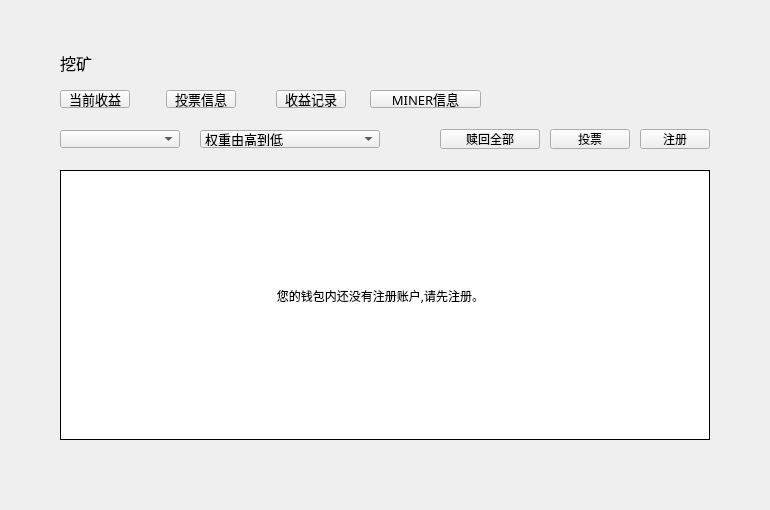
<?xml version="1.0" encoding="UTF-8"?>
<ui version="4.0">
 <class>MinerPage</class>
 <widget class="QWidget" name="MinerPage">
  <property name="geometry">
   <rect>
    <x>0</x>
    <y>0</y>
    <width>770</width>
    <height>510</height>
   </rect>
  </property>
  <property name="font">
   <font>
    <family>微软雅黑</family>
   </font>
  </property>
  <property name="windowTitle">
   <string>Form</string>
  </property>
  <widget class="QToolButton" name="registerBtn">
   <property name="geometry">
    <rect>
     <x>640</x>
     <y>129</y>
     <width>70</width>
     <height>20</height>
    </rect>
   </property>
   <property name="font">
    <font>
     <family>微软雅黑</family>
     <weight>50</weight>
     <italic>false</italic>
     <bold>false</bold>
    </font>
   </property>
   <property name="cursor">
    <cursorShape>PointingHandCursor</cursorShape>
   </property>
   <property name="focusPolicy">
    <enum>Qt::NoFocus</enum>
   </property>
   <property name="styleSheet">
    <string notr="true"/>
   </property>
   <property name="text">
    <string>注册</string>
   </property>
  </widget>
  <widget class="QComboBox" name="accountComboBox">
   <property name="geometry">
    <rect>
     <x>60</x>
     <y>130</y>
     <width>120</width>
     <height>18</height>
    </rect>
   </property>
   <property name="font">
    <font>
     <family>微软雅黑</family>
     <pointsize>10</pointsize>
     <weight>50</weight>
     <bold>false</bold>
    </font>
   </property>
   <property name="focusPolicy">
    <enum>Qt::NoFocus</enum>
   </property>
   <property name="styleSheet">
    <string notr="true"/>
   </property>
  </widget>
  <widget class="QToolButton" name="lockToMinerBtn">
   <property name="geometry">
    <rect>
     <x>550</x>
     <y>129</y>
     <width>80</width>
     <height>20</height>
    </rect>
   </property>
   <property name="font">
    <font>
     <family>微软雅黑</family>
     <weight>50</weight>
     <italic>false</italic>
     <bold>false</bold>
    </font>
   </property>
   <property name="cursor">
    <cursorShape>PointingHandCursor</cursorShape>
   </property>
   <property name="focusPolicy">
    <enum>Qt::NoFocus</enum>
   </property>
   <property name="styleSheet">
    <string notr="true"/>
   </property>
   <property name="text">
    <string>投票</string>
   </property>
  </widget>
  <widget class="QStackedWidget" name="stackedWidget">
   <property name="geometry">
    <rect>
     <x>0</x>
     <y>170</y>
     <width>770</width>
     <height>340</height>
    </rect>
   </property>
   <property name="currentIndex">
    <number>2</number>
   </property>
   <widget class="QWidget" name="incomePage">
    <widget class="QTableWidget" name="incomeTableWidget">
     <property name="geometry">
      <rect>
       <x>60</x>
       <y>0</y>
       <width>650</width>
       <height>270</height>
      </rect>
     </property>
     <property name="cursor" stdset="0">
      <cursorShape>PointingHandCursor</cursorShape>
     </property>
     <property name="layoutDirection">
      <enum>Qt::LeftToRight</enum>
     </property>
     <property name="styleSheet">
      <string notr="true"/>
     </property>
     <property name="frameShape">
      <enum>QFrame::Box</enum>
     </property>
     <property name="frameShadow">
      <enum>QFrame::Plain</enum>
     </property>
     <property name="verticalScrollBarPolicy">
      <enum>Qt::ScrollBarAsNeeded</enum>
     </property>
     <property name="horizontalScrollBarPolicy">
      <enum>Qt::ScrollBarAlwaysOff</enum>
     </property>
     <property name="autoScroll">
      <bool>true</bool>
     </property>
     <property name="editTriggers">
      <set>QAbstractItemView::NoEditTriggers</set>
     </property>
     <property name="selectionMode">
      <enum>QAbstractItemView::NoSelection</enum>
     </property>
     <property name="iconSize">
      <size>
       <width>19</width>
       <height>12</height>
      </size>
     </property>
     <property name="showGrid">
      <bool>true</bool>
     </property>
     <property name="gridStyle">
      <enum>Qt::SolidLine</enum>
     </property>
     <attribute name="horizontalHeaderVisible">
      <bool>false</bool>
     </attribute>
     <attribute name="horizontalHeaderCascadingSectionResizes">
      <bool>false</bool>
     </attribute>
     <attribute name="horizontalHeaderHighlightSections">
      <bool>false</bool>
     </attribute>
     <attribute name="verticalHeaderVisible">
      <bool>false</bool>
     </attribute>
     <attribute name="verticalHeaderHighlightSections">
      <bool>false</bool>
     </attribute>
     <column>
      <property name="text">
       <string>来自MINER</string>
      </property>
      <property name="font">
       <font>
        <family>微软雅黑</family>
       </font>
      </property>
      <property name="textAlignment">
       <set>AlignCenter</set>
      </property>
     </column>
     <column>
      <property name="text">
       <string>数量</string>
      </property>
      <property name="textAlignment">
       <set>AlignCenter</set>
      </property>
     </column>
     <column>
      <property name="text">
       <string>操作</string>
      </property>
      <property name="textAlignment">
       <set>AlignCenter</set>
      </property>
     </column>
    </widget>
    <widget class="QStackedWidget" name="stackedWidget_income">
     <property name="geometry">
      <rect>
       <x>0</x>
       <y>300</y>
       <width>770</width>
       <height>40</height>
      </rect>
     </property>
    </widget>
   </widget>
   <widget class="QWidget" name="foreclosePage">
    <widget class="QTableWidget" name="lockBalancesTableWidget">
     <property name="geometry">
      <rect>
       <x>60</x>
       <y>0</y>
       <width>650</width>
       <height>270</height>
      </rect>
     </property>
     <property name="cursor" stdset="0">
      <cursorShape>PointingHandCursor</cursorShape>
     </property>
     <property name="layoutDirection">
      <enum>Qt::LeftToRight</enum>
     </property>
     <property name="styleSheet">
      <string notr="true"/>
     </property>
     <property name="frameShape">
      <enum>QFrame::Box</enum>
     </property>
     <property name="frameShadow">
      <enum>QFrame::Plain</enum>
     </property>
     <property name="verticalScrollBarPolicy">
      <enum>Qt::ScrollBarAsNeeded</enum>
     </property>
     <property name="horizontalScrollBarPolicy">
      <enum>Qt::ScrollBarAlwaysOff</enum>
     </property>
     <property name="autoScroll">
      <bool>true</bool>
     </property>
     <property name="editTriggers">
      <set>QAbstractItemView::NoEditTriggers</set>
     </property>
     <property name="selectionMode">
      <enum>QAbstractItemView::NoSelection</enum>
     </property>
     <property name="iconSize">
      <size>
       <width>19</width>
       <height>12</height>
      </size>
     </property>
     <property name="showGrid">
      <bool>true</bool>
     </property>
     <property name="gridStyle">
      <enum>Qt::SolidLine</enum>
     </property>
     <attribute name="horizontalHeaderVisible">
      <bool>false</bool>
     </attribute>
     <attribute name="horizontalHeaderCascadingSectionResizes">
      <bool>false</bool>
     </attribute>
     <attribute name="horizontalHeaderHighlightSections">
      <bool>false</bool>
     </attribute>
     <attribute name="verticalHeaderVisible">
      <bool>false</bool>
     </attribute>
     <attribute name="verticalHeaderHighlightSections">
      <bool>false</bool>
     </attribute>
     <column>
      <property name="text">
       <string>投票MINER账户</string>
      </property>
      <property name="font">
       <font>
        <family>微软雅黑</family>
       </font>
      </property>
      <property name="textAlignment">
       <set>AlignCenter</set>
      </property>
     </column>
     <column>
      <property name="text">
       <string>投票币种</string>
      </property>
      <property name="font">
       <font>
        <family>微软雅黑</family>
       </font>
      </property>
      <property name="textAlignment">
       <set>AlignCenter</set>
      </property>
     </column>
     <column>
      <property name="text">
       <string>投票数量</string>
      </property>
      <property name="textAlignment">
       <set>AlignCenter</set>
      </property>
     </column>
     <column>
      <property name="text">
       <string/>
      </property>
     </column>
     <column>
      <property name="text">
       <string/>
      </property>
     </column>
    </widget>
    <widget class="QStackedWidget" name="stackedWidget_fore">
     <property name="geometry">
      <rect>
       <x>0</x>
       <y>300</y>
       <width>770</width>
       <height>40</height>
      </rect>
     </property>
    </widget>
    <widget class="QLabel" name="label_op">
     <property name="geometry">
      <rect>
       <x>530</x>
       <y>0</y>
       <width>180</width>
       <height>30</height>
      </rect>
     </property>
     <property name="font">
      <font>
       <family>Microsoft YaHei UI Light</family>
       <pointsize>-1</pointsize>
       <weight>50</weight>
       <italic>false</italic>
       <bold>false</bold>
      </font>
     </property>
     <property name="styleSheet">
      <string notr="true">color:rgb(137,129,161);font: 11px &quot;Microsoft YaHei UI Light&quot;;</string>
     </property>
     <property name="text">
      <string>操作</string>
     </property>
     <property name="alignment">
      <set>Qt::AlignCenter</set>
     </property>
    </widget>
   </widget>
   <widget class="QWidget" name="incomeRecordPage">
    <widget class="QTableWidget" name="incomeRecordTableWidget">
     <property name="geometry">
      <rect>
       <x>60</x>
       <y>0</y>
       <width>650</width>
       <height>270</height>
      </rect>
     </property>
     <property name="cursor" stdset="0">
      <cursorShape>ArrowCursor</cursorShape>
     </property>
     <property name="layoutDirection">
      <enum>Qt::LeftToRight</enum>
     </property>
     <property name="styleSheet">
      <string notr="true"/>
     </property>
     <property name="frameShape">
      <enum>QFrame::Box</enum>
     </property>
     <property name="frameShadow">
      <enum>QFrame::Plain</enum>
     </property>
     <property name="verticalScrollBarPolicy">
      <enum>Qt::ScrollBarAsNeeded</enum>
     </property>
     <property name="horizontalScrollBarPolicy">
      <enum>Qt::ScrollBarAlwaysOff</enum>
     </property>
     <property name="autoScroll">
      <bool>true</bool>
     </property>
     <property name="editTriggers">
      <set>QAbstractItemView::NoEditTriggers</set>
     </property>
     <property name="selectionMode">
      <enum>QAbstractItemView::NoSelection</enum>
     </property>
     <property name="iconSize">
      <size>
       <width>19</width>
       <height>12</height>
      </size>
     </property>
     <property name="showGrid">
      <bool>true</bool>
     </property>
     <property name="gridStyle">
      <enum>Qt::SolidLine</enum>
     </property>
     <attribute name="horizontalHeaderVisible">
      <bool>false</bool>
     </attribute>
     <attribute name="horizontalHeaderCascadingSectionResizes">
      <bool>false</bool>
     </attribute>
     <attribute name="horizontalHeaderHighlightSections">
      <bool>false</bool>
     </attribute>
     <attribute name="verticalHeaderVisible">
      <bool>false</bool>
     </attribute>
     <attribute name="verticalHeaderHighlightSections">
      <bool>false</bool>
     </attribute>
     <column>
      <property name="text">
       <string>区块高度</string>
      </property>
      <property name="font">
       <font>
        <family>微软雅黑</family>
       </font>
      </property>
      <property name="textAlignment">
       <set>AlignCenter</set>
      </property>
     </column>
     <column>
      <property name="text">
       <string>数量</string>
      </property>
      <property name="textAlignment">
       <set>AlignCenter</set>
      </property>
     </column>
     <column>
      <property name="text">
       <string>手续费</string>
      </property>
      <property name="textAlignment">
       <set>AlignCenter</set>
      </property>
     </column>
     <column>
      <property name="text">
       <string>交易ID</string>
      </property>
      <property name="textAlignment">
       <set>AlignCenter</set>
      </property>
     </column>
     <column>
      <property name="text">
       <string>交易状态</string>
      </property>
      <property name="textAlignment">
       <set>AlignCenter</set>
      </property>
     </column>
    </widget>
    <widget class="QStackedWidget" name="stackedWidget_record">
     <property name="geometry">
      <rect>
       <x>0</x>
       <y>300</y>
       <width>770</width>
       <height>40</height>
      </rect>
     </property>
    </widget>
   </widget>
   <widget class="QWidget" name="citizenInfoPage">
    <widget class="QTableWidget" name="citizenInfoTableWidget">
     <property name="geometry">
      <rect>
       <x>60</x>
       <y>0</y>
       <width>650</width>
       <height>270</height>
      </rect>
     </property>
     <property name="cursor" stdset="0">
      <cursorShape>ArrowCursor</cursorShape>
     </property>
     <property name="layoutDirection">
      <enum>Qt::LeftToRight</enum>
     </property>
     <property name="styleSheet">
      <string notr="true"/>
     </property>
     <property name="frameShape">
      <enum>QFrame::Box</enum>
     </property>
     <property name="frameShadow">
      <enum>QFrame::Plain</enum>
     </property>
     <property name="verticalScrollBarPolicy">
      <enum>Qt::ScrollBarAsNeeded</enum>
     </property>
     <property name="horizontalScrollBarPolicy">
      <enum>Qt::ScrollBarAlwaysOff</enum>
     </property>
     <property name="autoScroll">
      <bool>true</bool>
     </property>
     <property name="editTriggers">
      <set>QAbstractItemView::NoEditTriggers</set>
     </property>
     <property name="selectionMode">
      <enum>QAbstractItemView::NoSelection</enum>
     </property>
     <property name="iconSize">
      <size>
       <width>19</width>
       <height>12</height>
      </size>
     </property>
     <property name="showGrid">
      <bool>true</bool>
     </property>
     <property name="gridStyle">
      <enum>Qt::SolidLine</enum>
     </property>
     <attribute name="horizontalHeaderVisible">
      <bool>false</bool>
     </attribute>
     <attribute name="horizontalHeaderCascadingSectionResizes">
      <bool>false</bool>
     </attribute>
     <attribute name="horizontalHeaderHighlightSections">
      <bool>false</bool>
     </attribute>
     <attribute name="verticalHeaderVisible">
      <bool>false</bool>
     </attribute>
     <attribute name="verticalHeaderHighlightSections">
      <bool>false</bool>
     </attribute>
     <column>
      <property name="text">
       <string>MINER</string>
      </property>
      <property name="font">
       <font>
        <family>微软雅黑</family>
       </font>
      </property>
      <property name="textAlignment">
       <set>AlignCenter</set>
      </property>
     </column>
     <column>
      <property name="text">
       <string>权重</string>
      </property>
      <property name="textAlignment">
       <set>AlignCenter</set>
      </property>
     </column>
     <column>
      <property name="text">
       <string>总出块数</string>
      </property>
      <property name="textAlignment">
       <set>AlignCenter</set>
      </property>
     </column>
     <column>
      <property name="text">
       <string>missed块数</string>
      </property>
      <property name="textAlignment">
       <set>AlignCenter</set>
      </property>
     </column>
     <column>
      <property name="text">
       <string>上次出块</string>
      </property>
      <property name="textAlignment">
       <set>AlignCenter</set>
      </property>
     </column>
     <column>
      <property name="text">
       <string>矿池手续费</string>
      </property>
      <property name="textAlignment">
       <set>AlignCenter</set>
      </property>
     </column>
     <column>
      <property name="text">
       <string>投票</string>
      </property>
      <property name="textAlignment">
       <set>AlignCenter</set>
      </property>
     </column>
    </widget>
    <widget class="QStackedWidget" name="stackedWidget_citizen">
     <property name="geometry">
      <rect>
       <x>0</x>
       <y>300</y>
       <width>770</width>
       <height>40</height>
      </rect>
     </property>
    </widget>
   </widget>
  </widget>
  <widget class="QPushButton" name="incomeInfoBtn">
   <property name="geometry">
    <rect>
     <x>60</x>
     <y>90</y>
     <width>70</width>
     <height>18</height>
    </rect>
   </property>
   <property name="font">
    <font>
     <family>微软雅黑</family>
     <pointsize>10</pointsize>
     <weight>50</weight>
     <italic>false</italic>
     <bold>false</bold>
    </font>
   </property>
   <property name="cursor">
    <cursorShape>PointingHandCursor</cursorShape>
   </property>
   <property name="focusPolicy">
    <enum>Qt::NoFocus</enum>
   </property>
   <property name="styleSheet">
    <string notr="true"/>
   </property>
   <property name="text">
    <string>当前收益</string>
   </property>
  </widget>
  <widget class="QPushButton" name="forecloseInfoBtn">
   <property name="geometry">
    <rect>
     <x>166</x>
     <y>90</y>
     <width>70</width>
     <height>18</height>
    </rect>
   </property>
   <property name="font">
    <font>
     <family>微软雅黑</family>
     <pointsize>10</pointsize>
     <weight>50</weight>
     <italic>false</italic>
     <bold>false</bold>
    </font>
   </property>
   <property name="cursor">
    <cursorShape>PointingHandCursor</cursorShape>
   </property>
   <property name="focusPolicy">
    <enum>Qt::NoFocus</enum>
   </property>
   <property name="styleSheet">
    <string notr="true"/>
   </property>
   <property name="text">
    <string>投票信息</string>
   </property>
  </widget>
  <widget class="QLabel" name="tipLabel">
   <property name="geometry">
    <rect>
     <x>200</x>
     <y>250</y>
     <width>361</width>
     <height>91</height>
    </rect>
   </property>
   <property name="text">
    <string>您的钱包内还没有注册账户,请先注册。</string>
   </property>
   <property name="alignment">
    <set>Qt::AlignCenter</set>
   </property>
   <property name="wordWrap">
    <bool>true</bool>
   </property>
  </widget>
  <widget class="QPushButton" name="incomeRecordBtn">
   <property name="geometry">
    <rect>
     <x>276</x>
     <y>90</y>
     <width>70</width>
     <height>18</height>
    </rect>
   </property>
   <property name="font">
    <font>
     <family>微软雅黑</family>
     <pointsize>10</pointsize>
     <weight>50</weight>
     <italic>false</italic>
     <bold>false</bold>
    </font>
   </property>
   <property name="cursor">
    <cursorShape>PointingHandCursor</cursorShape>
   </property>
   <property name="focusPolicy">
    <enum>Qt::NoFocus</enum>
   </property>
   <property name="styleSheet">
    <string notr="true"/>
   </property>
   <property name="text">
    <string>收益记录</string>
   </property>
  </widget>
  <widget class="QToolButton" name="obtainAllBtn">
   <property name="geometry">
    <rect>
     <x>460</x>
     <y>129</y>
     <width>80</width>
     <height>20</height>
    </rect>
   </property>
   <property name="font">
    <font>
     <family>微软雅黑</family>
     <weight>50</weight>
     <italic>false</italic>
     <bold>false</bold>
    </font>
   </property>
   <property name="cursor">
    <cursorShape>PointingHandCursor</cursorShape>
   </property>
   <property name="focusPolicy">
    <enum>Qt::NoFocus</enum>
   </property>
   <property name="styleSheet">
    <string notr="true"/>
   </property>
   <property name="text">
    <string>领取全部</string>
   </property>
  </widget>
  <widget class="QLabel" name="title_label">
   <property name="geometry">
    <rect>
     <x>60</x>
     <y>50</y>
     <width>200</width>
     <height>26</height>
    </rect>
   </property>
   <property name="font">
    <font>
     <pointsize>12</pointsize>
     <weight>50</weight>
     <bold>false</bold>
     <kerning>true</kerning>
    </font>
   </property>
   <property name="styleSheet">
    <string notr="true"/>
   </property>
   <property name="text">
    <string>挖矿</string>
   </property>
  </widget>
  <widget class="QPushButton" name="citizenInfoBtn">
   <property name="geometry">
    <rect>
     <x>370</x>
     <y>90</y>
     <width>111</width>
     <height>18</height>
    </rect>
   </property>
   <property name="font">
    <font>
     <family>微软雅黑</family>
     <pointsize>10</pointsize>
     <weight>50</weight>
     <italic>false</italic>
     <bold>false</bold>
    </font>
   </property>
   <property name="cursor">
    <cursorShape>PointingHandCursor</cursorShape>
   </property>
   <property name="focusPolicy">
    <enum>Qt::NoFocus</enum>
   </property>
   <property name="styleSheet">
    <string notr="true"/>
   </property>
   <property name="text">
    <string>MINER信息</string>
   </property>
  </widget>
  <widget class="QComboBox" name="sortTypeComboBox">
   <property name="geometry">
    <rect>
     <x>200</x>
     <y>130</y>
     <width>180</width>
     <height>18</height>
    </rect>
   </property>
   <property name="font">
    <font>
     <family>微软雅黑</family>
     <pointsize>10</pointsize>
     <weight>50</weight>
     <bold>false</bold>
    </font>
   </property>
   <property name="focusPolicy">
    <enum>Qt::NoFocus</enum>
   </property>
   <property name="styleSheet">
    <string notr="true"/>
   </property>
   <item>
    <property name="text">
     <string>权重由高到低</string>
    </property>
   </item>
   <item>
    <property name="text">
     <string>出块数由多到少</string>
    </property>
   </item>
   <item>
    <property name="text">
     <string>missed数由少到多</string>
    </property>
   </item>
   <item>
    <property name="text">
     <string>手续费由低到高</string>
    </property>
   </item>
   <item>
    <property name="text">
     <string>按名称排序</string>
    </property>
   </item>
  </widget>
  <widget class="QToolButton" name="forecloseAllBtn">
   <property name="geometry">
    <rect>
     <x>440</x>
     <y>129</y>
     <width>100</width>
     <height>20</height>
    </rect>
   </property>
   <property name="font">
    <font>
     <family>微软雅黑</family>
     <weight>50</weight>
     <italic>false</italic>
     <bold>false</bold>
    </font>
   </property>
   <property name="cursor">
    <cursorShape>PointingHandCursor</cursorShape>
   </property>
   <property name="focusPolicy">
    <enum>Qt::NoFocus</enum>
   </property>
   <property name="styleSheet">
    <string notr="true"/>
   </property>
   <property name="text">
    <string>赎回全部</string>
   </property>
  </widget>
  <zorder>title_label</zorder>
  <zorder>registerBtn</zorder>
  <zorder>accountComboBox</zorder>
  <zorder>lockToMinerBtn</zorder>
  <zorder>stackedWidget</zorder>
  <zorder>incomeInfoBtn</zorder>
  <zorder>forecloseInfoBtn</zorder>
  <zorder>tipLabel</zorder>
  <zorder>incomeRecordBtn</zorder>
  <zorder>obtainAllBtn</zorder>
  <zorder>citizenInfoBtn</zorder>
  <zorder>sortTypeComboBox</zorder>
  <zorder>forecloseAllBtn</zorder>
 </widget>
 <resources/>
 <connections/>
</ui>
